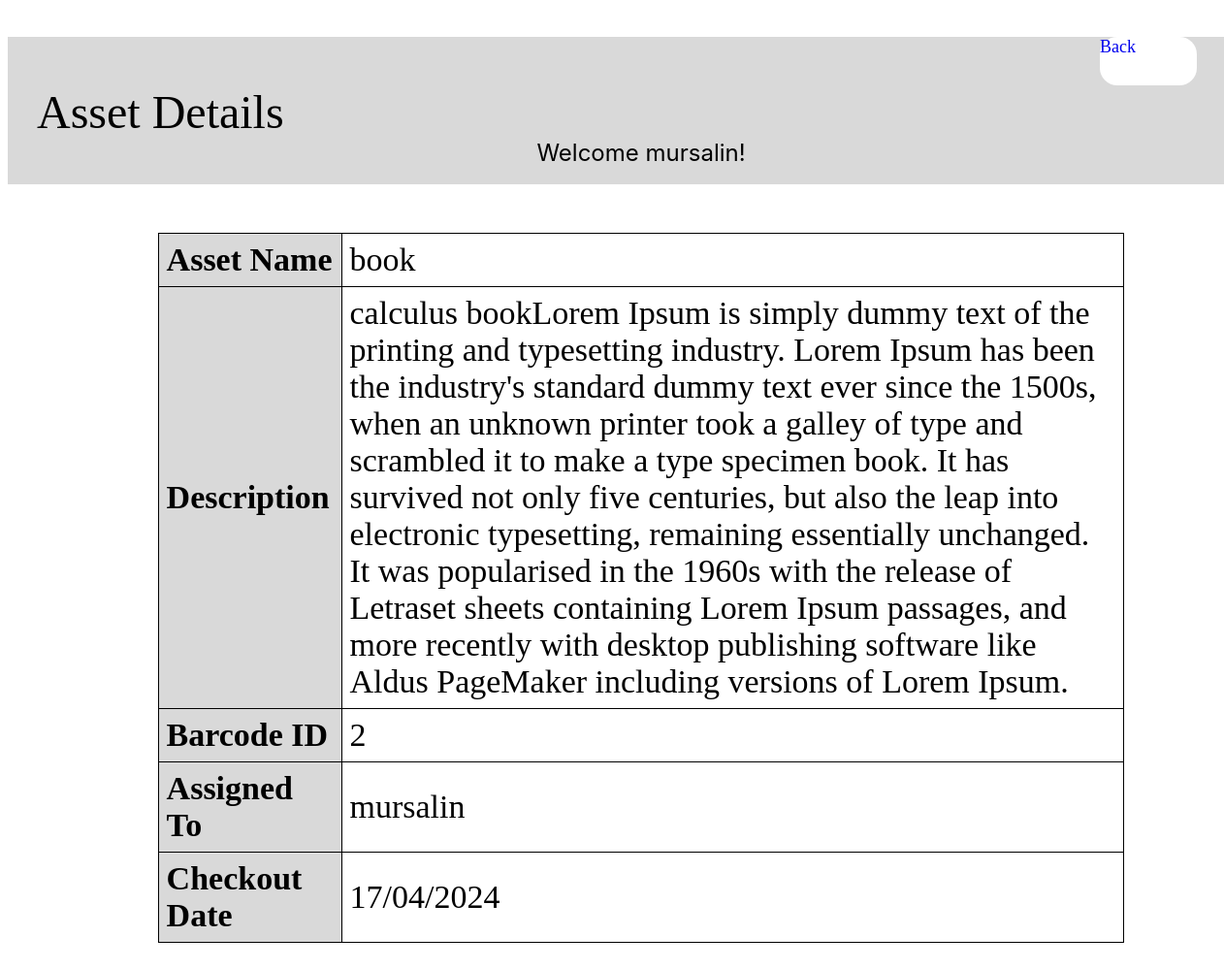
/asset-details/2/ (signed in), run on the app's committed database.
### asset_management/models.py (models this page shows)
class Asset(models.Model):
    name = models.CharField(max_length=100)
    description = models.TextField()
    barcode = models.CharField(max_length=50, unique=True)
    assigned = models.BooleanField(default=False)
    assigned_to = models.ForeignKey(User, on_delete=models.SET_NULL, null=True, blank=True)
    checkout_date = models.DateField(null=True, blank=True)

### asset_management/views.py (the view)
# urls.py: path('asset-details/<int:barcode>/', views.asset_details, name='asset_details'),
@login_required()
@csrf_exempt
def asset_details(request, barcode):
    asset = get_object_or_404(Asset, barcode=barcode)
    context = {
        'asset': asset,
    }
    return render(request, 'asset_details.html', context)

### asset_management/templates/asset_details.html (shortened to what this page needs)
{% load static %}
<!DOCTYPE html>
<html lang="en">
<head>
<link rel="stylesheet" href="{% static 'asset_details.css' %}">
</head>
<body>
<div class="page-container">
  <div class="header">
  <div class="button"><a href="/assigned-assets">Back</a></div>
  <div class="title">Asset Details</div>
  <div class="welcome-message">Welcome {{ user.username }}!</div>
  </div>
  <table class="asset-details-table">
    <tr>
      <th>Asset Name</th>
      <td>{{ asset.name }}</td>
    </tr>
    <tr>
      <th>Description</th>
      <td>{{ asset.description }}</td>
    </tr>
    <tr>
      <th>Barcode ID</th>
      <td>{{ asset.barcode }}</td>
    </tr>
    <tr>
      <th>Assigned To</th>
      <td>{{ asset.assigned_to.username }}</td>
    </tr>
    <tr>
      <th>Checkout Date</th>
      <td>{{ asset.checkout_date|date:"d/m/Y" }}</td>
    </tr>
  </table>
</div>
</body>
</html>

### asset_management/static/asset_details.css (style rules this page uses)
.page-container { display: flex; flex-direction: column; align-items: center; width: 100%; min-height: 982px; background: white; padding: 30px; }
.header { display: inline-block; justify-content: center; align-items: center; width: 100%; height: 152px; background: #D9D9D9; padding: 0 30px; }
.button { align-items: center; justify-content: center; width: 100px; height: 50px; background-color: white; border-radius: 18px; align-self: flex-start; margin-left: auto; margin-right: 50px; }
a { font-size: large; text-align: center; text-decoration: none; }
.title { font-size: 48px; font-family: 'Inria Sans', serif; }
.welcome-message { text-align: center; font-size: 24px; font-family: 'Inter', sans-serif; }
.asset-details-table { display: flex; flex-direction: column; width: 80%; margin-top: 50px; font-size: larger; border-collapse: collapse; }
.asset-details-table th, .asset-details-table td { border: 1px solid #000; text-align: left; padding: 8px; }
.asset-details-table th { background-color: #D9D9D9; font-family: 'Inria Sans', serif; font-size: 34px; }
.asset-details-table td { font-family: 'Inria Sans', serif; font-size: 34px; }

### data on the page
Asset: name "book", description "calculus bookLorem Ipsum is simply dummy text of the printing and typesetting industry. Lorem Ipsum has been the industry's standard dummy text ever since the 1500s, when an unknown printer took a galley of type and scrambled it to make a type specimen book. It has survived not only five centuries, but also the leap into electronic typesetting, remaining essentially unchanged. It was popularised in the 1960s with the release of Letraset sheets containing Lorem Ipsum passages, and more recently with desktop publishing software like Aldus PageMaker including versions of Lorem Ipsum.", barcode "2", assigned_to.username "mursalin", checkout_date "17/04/2024"

### other printed values
{{ user.username }} "mursalin"
